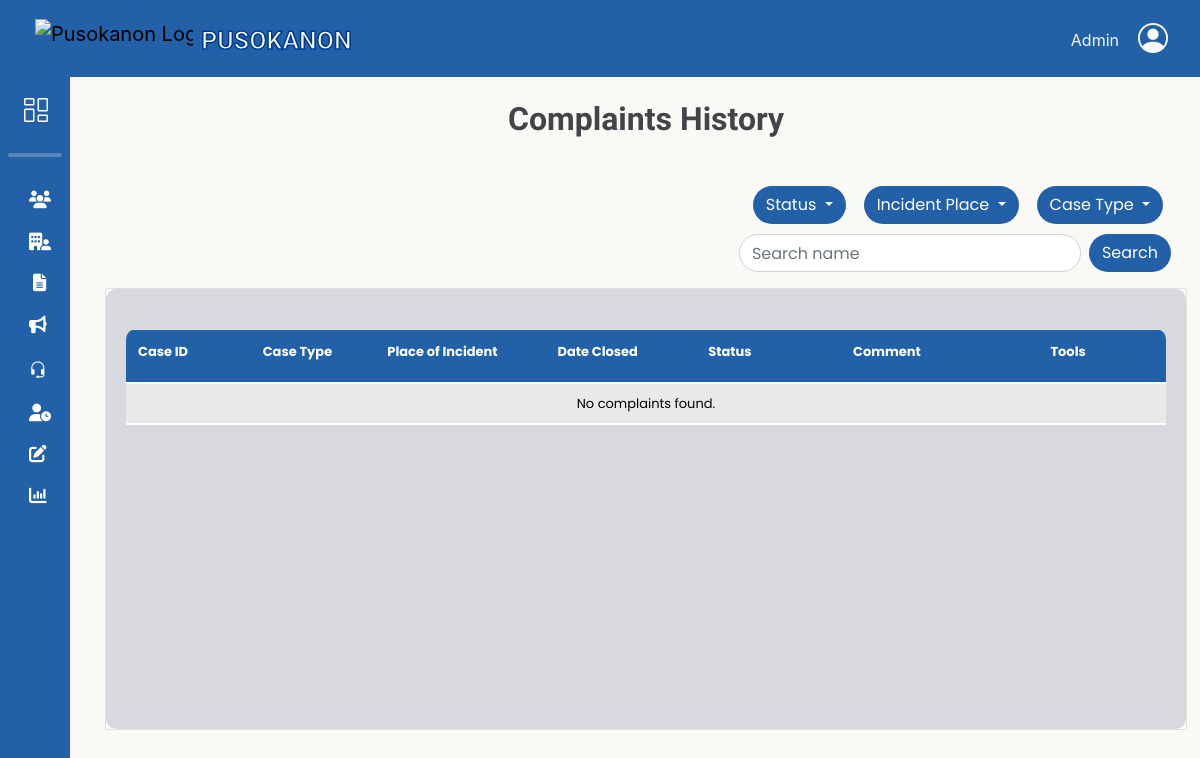
The app's page /adminbejo/complaints_history.php?case_type=Trespassing (signed in), older data.
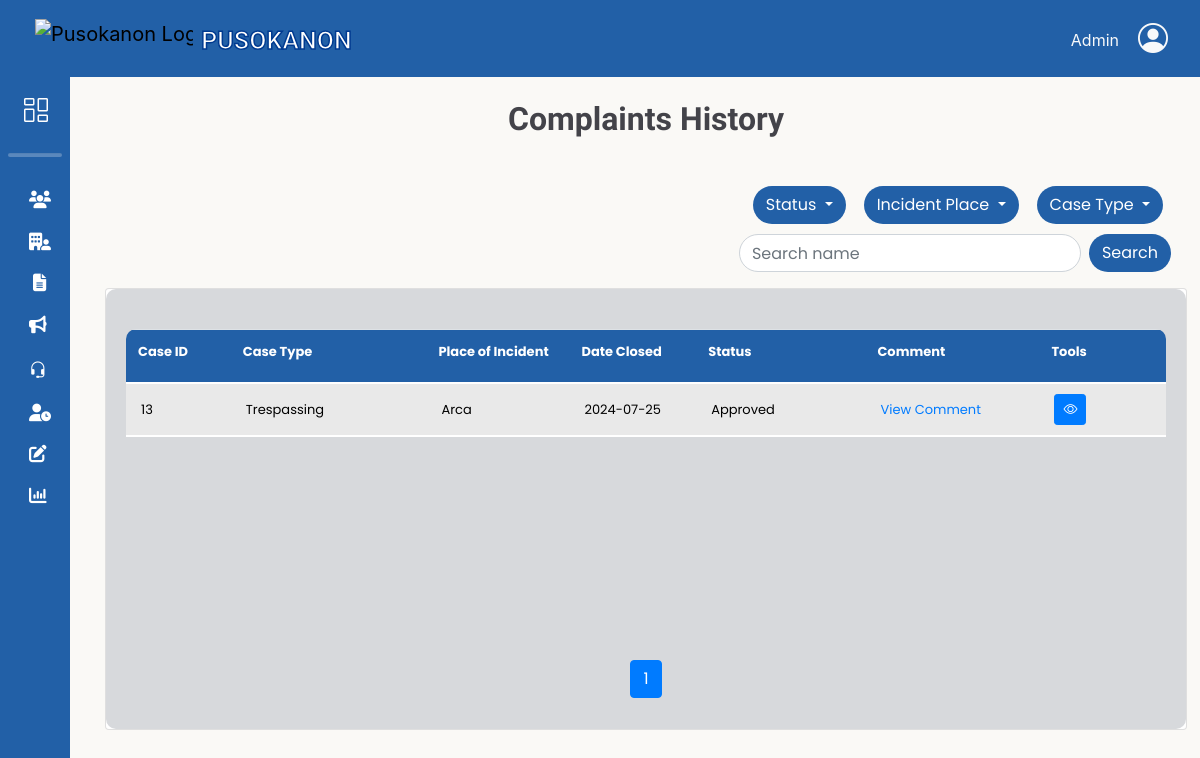
The same page, newer data.
### tables this page shows
CREATE TABLE `complaints_tbl` (
  `complaint_id` int(11) NOT NULL,
  `res_id` int(11) NOT NULL,
  `respondent_fname` varchar(50) NOT NULL,
  `respondent_mname` varchar(50) DEFAULT NULL,
  `respondent_lname` varchar(50) NOT NULL,
  `respondent_suffix` varchar(10) DEFAULT NULL,
  `respondent_gender` varchar(10) NOT NULL,
  `respondent_age` int(11) NOT NULL,
  `incident_date` date NOT NULL,
  `incident_time` time NOT NULL,
  `date_filed` timestamp NOT NULL DEFAULT current_timestamp(),
  `incident_place` varchar(50) NOT NULL,
  `case_type` varchar(50) NOT NULL,
  `narrative` text DEFAULT NULL,
  `evidence` varchar(200) DEFAULT NULL,
  `staff_id` int(11) NOT NULL,
  `hearing_date` date DEFAULT NULL,
  `hearing_time` time DEFAULT NULL,
  `status` varchar(10) NOT NULL,
  `comment` text DEFAULT NULL,
  `remarks` varchar(200) NOT NULL,
  `date_closed` date DEFAULT NULL
);

### db/DBconn.php (called while the page is built, shortened)
<?php
function decryptData($data)
{
	return openssl_decrypt($data, 'aes-256-cbc', ENCRYPTION_KEY, 0, ENCRYPTION_KEY);
}
function fetchComplaintsHistory($pdo, $offset = 0, $limit = null, $caseType = null, $incidentPlace = null, $status = null, $searchTerm = null) {
    $sql = "SELECT
                ct.complaint_id AS complaint_id,
                CONCAT(ct.respondent_fname, ' ', ct.respondent_lname) AS respondent_name,
                ct.case_type AS case_type,
                ct.incident_date AS incident_date,
                ct.incident_time AS incident_time,
                ct.incident_place AS incident_place,
                ct.date_filed AS date_filed,
				ct.date_closed AS date_closed,
                ct.status AS status,
                ct.remarks AS remarks,
				ct.comment AS comment,
                ct.narrative AS narrative,
                ct.evidence AS evidence,
                CONCAT(ru.res_fname, ' ', ru.res_lname) AS resident_name,
                ru.res_email AS resident_email,
                ct.respondent_age AS respondent_age,
                ct.respondent_gender AS respondent_gender
            FROM complaints_tbl ct
            INNER JOIN resident_users ru ON ct.res_id = ru.res_id
            WHERE ct.remarks LIKE 'CASE CLOSED'";
    $params = [];
    if ($caseType !== null && $caseType !== '') {
		if (strtolower($caseType) === 'other') {
			$predefinedTypes = ["Bullying", "Damaging Properties", "Defamation", "Libel",
								"Physical Abuse", "Threat", "Trespassing", "Theft", "Vandalism"];
			$placeholders = implode(',', array_fill(0, count($predefinedTypes), '?'));
			$sql .= " AND ct.case_type NOT IN ($placeholders)";
			$params = array_merge($params, $predefinedTypes);
		} else {
			$sql .= " AND ct.case_type = ?";
			$params[] = $caseType;
		}
	}
    $sql .= " ORDER BY ct.date_closed DESC";
    if ($limit !== null) {
        $sql .= " LIMIT ?, ?";
        $params[] = (int)$offset;
        $params[] = (int)$limit;
    }
    $stmt = $pdo->prepare($sql);
    $stmt->execute($params);
    return $stmt->fetchAll(PDO::FETCH_ASSOC);
}
function getTotalComplaints($pdo, $caseType, $incidentPlace, $status, $searchTerm) {
    $sql = "SELECT COUNT(*)
            FROM complaints_tbl ct
            INNER JOIN resident_users ru ON ct.res_id = ru.res_id
            WHERE ct.remarks LIKE 'CASE CLOSED'";
    $params = [];
    if ($caseType !== null && $caseType !== '') {
		if (strtolower($caseType) === 'other') {
			$predefinedTypes = ["Bullying", "Damaging Properties", "Defamation", "Libel",
								"Physical Abuse", "Threat", "Trespassing", "Theft", "Vandalism"];
			$placeholders = implode(',', array_fill(0, count($predefinedTypes), '?'));
			$sql .= " AND ct.case_type NOT IN ($placeholders)";
			$params = array_merge($params, $predefinedTypes);
		} else {
			$sql .= " AND ct.case_type = ?";
			$params[] = $caseType;
		}
	}
    $stmt = $pdo->prepare($sql);
    $stmt->execute($params);
    return $stmt->fetchColumn();
}

### adminbejo/complaints_history.php (the view, shortened to what the changed rows need)
<?php
    include 'headerAdmin.php';
    include '../db/DBconn.php';
    $caseType = isset($_GET['case_type']) ? $_GET['case_type'] : '';
    $incidentPlace = isset($_GET['incident_place']) ? $_GET['incident_place'] : '';
    $searchTerm = isset($_GET['searchTerm']) ? trim($_GET['searchTerm']) : '';
    $status = isset($_GET['status']) ? $_GET['status'] : '';
    $limit = 5;
    $page = isset($_GET['page']) ? (int)$_GET['page'] : 1;
    $offset = ($page - 1) * $limit;
    $complaints = fetchComplaintsHistory($pdo, $offset, $limit, $caseType, $incidentPlace, $status, $searchTerm);
    $totalComplaints = getTotalComplaints($pdo, $caseType, $incidentPlace, $status, $searchTerm);
    $totalPages = ceil($totalComplaints / $limit);
    $range = 1;
    $startPage = max(1, $page - $range);
    $endPage = min($totalPages, $page + $range);
    if ($endPage - $startPage < 2) {
        $startPage = max(1, $endPage - 2);
        $endPage = min($totalPages, $startPage + 2);
    };
    ?>
    <link rel="stylesheet" href="css/list.css">
    <div class="container-fluid">
        <h1>Complaints History</h1>
        <div id="results" class="card d-flex flex-column">
            <div class="card-body flex-grow-1 d-flex flex-column">
                <div class="table-responsive flex-grow-1">
                    <table class="table mx-auto" cellspacing="0" cellpadding="0">
                        <thead style="background-color: #2260a7;">
                            <tr>
                                <th>Case ID</th>
                                <th>Case Type</th>
                                <th>Place of Incident</th>
                                <th>Date Closed</th>
                                <th>Status</th>
                                <th>Comment</th>
                                <th>Tools</th>
                            </tr>
                        </thead>
                        <tbody class="scrollable-table-body">
                            <?php if (!empty($complaints)): ?>
                                <?php foreach ($complaints as $complaint): ?>
                                    <tr>
                                        <?php
                                            $imageFileName = $complaint['evidence'];
                                            if (!empty($imageFileName)) {
                                                $imagePath = "../db/$imageFileName";
                                                $imageData = base64_encode(file_get_contents($imagePath));
                                                $imageMimeType = mime_content_type($imagePath);
                                                $imageSrc = "data:$imageMimeType;base64,$imageData";
                                            } else {
                                                $imageSrc = '';
                                            }
                                            $decryptedEmail = decryptData($complaint['resident_email']);
                                        ?>
                                        <td><?php echo htmlspecialchars($complaint['complaint_id']); ?></td>
                                        <td><?php echo htmlspecialchars($complaint['case_type']); ?></td>
                                        <td><?php echo htmlspecialchars($complaint['incident_place']); ?></td>
                                        <td><?php echo htmlspecialchars($complaint['date_closed']); ?></td>
                                        <td id="status-<?php echo htmlspecialchars($complaint['complaint_id']); ?>">
                                            <?php echo htmlspecialchars($complaint['status']); ?>
                                        </td>
                                        <td>
                                        <div class="d-flex justify-content-start align-items-center">
                                            <a href="#" class="text-primary" onclick="viewComment('<?= htmlspecialchars($complaint['comment']) ?>')">
                                                View Comment
                                            </a>
                                        </div>
                                        </td>
                                        <td>
                                            <div class="d-flex justify-content-start align-items-center">
                                                <a href="#" class="btn btn-primary btn-sm me-2" onclick="showDetails(
                                                                    '<?= htmlspecialchars($complaint['resident_name'])?>',
                                                                    '<?= htmlspecialchars($decryptedEmail)?>',
                                                                    '<?= htmlspecialchars($complaint['respondent_name'])?>',
                                                                    '<?= htmlspecialchars($complaint['respondent_age'])?>',
                                                                    '<?= htmlspecialchars($complaint['respondent_gender'])?>',
                                                                    '<?= htmlspecialchars($complaint['incident_date'])?>',
                                                                    '<?= htmlspecialchars($complaint['incident_time'])?>',
                                                                    '<?= htmlspecialchars($complaint['incident_place'])?>',
                                                                    '<?= htmlspecialchars($complaint['narrative'])?>',
                                                                    '<?= $imageSrc ?>')">
                                                    <i class="bi bi-eye"></i> </a>
                                            </div>
                                        </td>
                                    </tr>
                                <?php endforeach; ?>
                            <?php else: ?>
                                <tr>
                                    <td colspan="7" class="text-center">No complaints found.</td>
                                </tr>
                            <?php endif; ?>
                        </tbody>
                    </table>
                    <div class="pagination-container">
                        <nav aria-label="Page navigation" class="mt-auto">
                            <ul class="pagination justify-content-center">
                                <?php for ($i = $startPage; $i <= $endPage; $i++): ?>
                                    <li class="page-item<?php if ($i == $page) echo ' active'; ?>">
                                        <a class="page-link" href="?page=<?php echo $i; ?>&caseType=<?php echo urlencode($caseType); ?>&incidentPlace=<?php echo urlencode($incidentPlace); ?>&status=<?php echo urlencode($status); ?>&searchTerm=<?php echo urlencode($searchTerm); ?>"><?php echo $i; ?></a>
                                    </li>
                                <?php endfor; ?>
                            </ul>
                        </nav>
                    </div>
                </div>
            </div>
        </div>
    </div>
    <?php require_once 'footerAdmin.php'; ?>

Row changes from the older to the newer data that the page shows:
added complaints_tbl: complaint_id "13", case_type "Trespassing", incident_place "Arca", date_closed "2024-07-25", status "Approved"
Text that changed along with them:
new list line: "1"
text no longer shown: "No complaints found."
